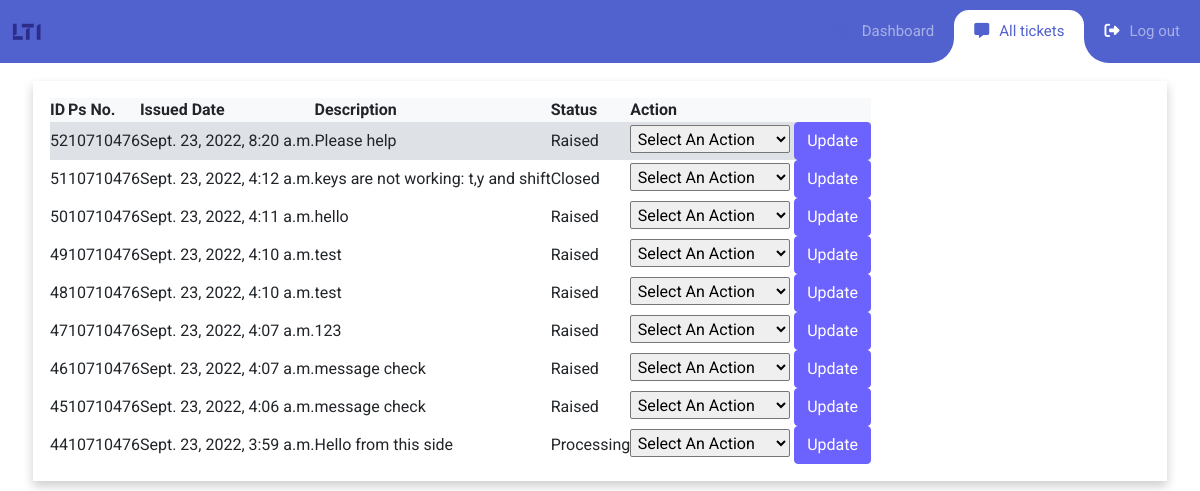
/alltickets (signed in), run on an earlier commit of the app's database.
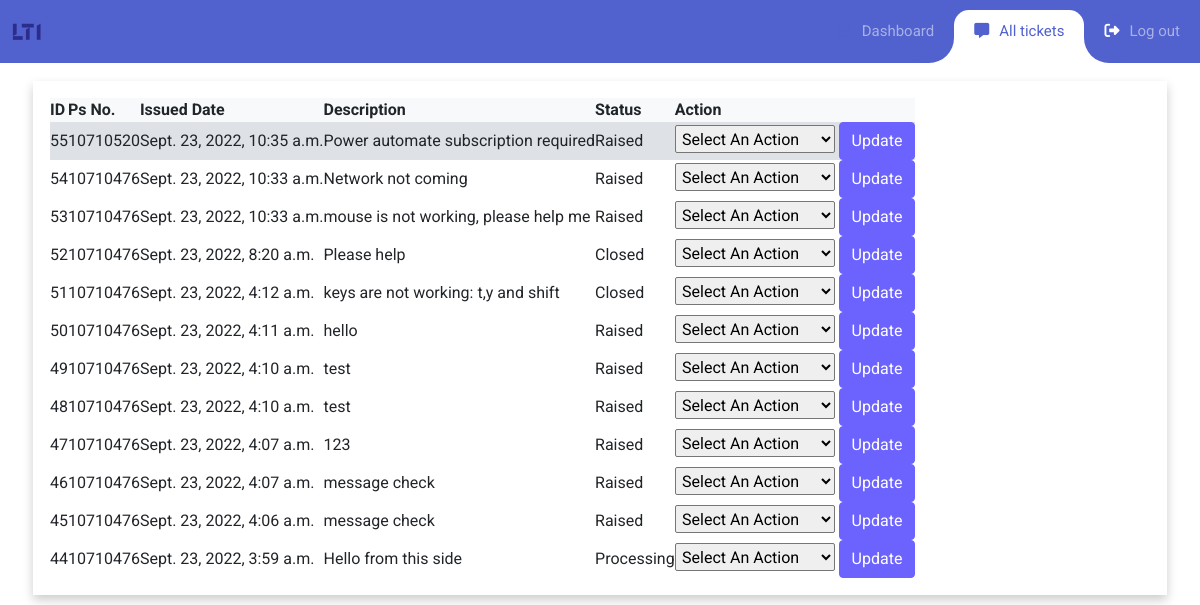
And on a later commit of the database.
### Tickets/models.py (models this page shows, shortened)
class Ticket(models.Model):
    ticket_status = [
    ('raised', 'raised'),
    ('processing', 'processing'),
    ('closed', 'closed'),
]
    user_id = models.ForeignKey(Profile,related_name='user',on_delete=models.CASCADE)
    status = models.CharField(max_length=100,choices=ticket_status)
    category = models.CharField(max_length=100) # in case future error arises convert it to char field
    subCategory = models.CharField(max_length=100)
    description = models.TextField()
    issue_date = models.DateTimeField(auto_now_add=True)

### Login/models.py (models this page shows)
class Profile(models.Model):
    ps_number = models.IntegerField( unique=True)
    name = models.CharField(max_length=255)
    email = models.EmailField(max_length=255)
    created_at = models.DateTimeField(auto_now_add=True)
    is_admin = models.BooleanField(default=False)
    password = models.CharField(max_length=255)
    def __str__(self):
        return str(self.ps_number)

### Admin/views.py (the view, shortened to what this page needs)
# urls.py: path("alltickets",views.all_tickets.as_view(),name="alltickets"),
class all_tickets(APIView):
    renderer_classes = [TemplateHTMLRenderer]
    template_name = 'alltickets.html'
    def get(self, request):
        if 'user_id' not in request.session:
            return redirect('/')
        else:
            queryset = Ticket.objects.all()[::-1]
            status_set_processingandclosed = Ticket.ticket_status[1:] #Ticket.objects.filter(status=True).all()
            status_set_closed = Ticket.ticket_status[2:]
            print(status_set_processingandclosed)
            print(status_set_closed)
            print(Ticket.objects.all()[0].id)
            return render(request,'alltickets.html',{'list': queryset,'statusprocessingandclosed':status_set_processingandclosed,'statusclosed':status_set_closed})

### Admin/templates/alltickets.html (shortened to what this page needs)
{% load static%}
<!DOCTYPE html>
<html lang="en">
<head>
  <link rel="stylesheet" href="{% static 'alltickets/fonts/icomoon/style.css' %}" />
  <link rel="stylesheet" href="https://cdnjs.cloudflare.com/ajax/libs/font-awesome/6.2.0/css/all.min.css"
 />
  <link rel="stylesheet" href="{% static 'alltickets/css/bootstrap.min.css' %}">
  <link rel="stylesheet" href="https://cdn.jsdelivr.net/npm/bootstrap-icons@1.7.2/font/bootstrap-icons.css">
  <link rel="stylesheet" href="https://unpkg.com/bootstrap-table@1.21.1/dist/bootstrap-table.min.css">
  <link rel="stylesheet" href="{% static 'alltickets/css/alltickets_style.css' %}">
</head>
<body onload="ticketLoader()">
  <nav class="navbar navbar-expand-custom navbar-mainbg">
    <a class="navbar-brand navbar-logo" href="#">
      <img src="{% static 'alltickets/images/lti.svg'%}" alt="LTI logo" width="10%" />
    </a>
    <div class="collapse navbar-collapse" id="navbarSupportedContent">
      <ul class="navbar-nav ml-auto">
        <div class="hori-selector">
          <div class="left"></div>
          <div class="right"></div>
        </div>
        <li class="nav-item">
          <a class="nav-link" href="{% url 'adminn:dashboard' %}"><i class="fa-sharp fa-solid fa-chart-line"
              style="color:#5161ce"></i>Dashboard</a>
        </li>
        <li class="nav-item active">
          <a class="nav-link" href="{% url 'adminn:alltickets' %}"><i class="fa-solid fa-message"
              style="color:#5161ce"></i>All tickets</a>
        </li>
        <li class="nav-item">
          <a class="nav-link" href="{% url 'adminn:reset' %}"><i class="fa-solid fa-right-from-bracket"></i>Log out</a>
        </li>
      </ul>
    </div>
  </nav>
  <div class="container">
    <div class="row">
      <div class="col-md-12 col-lg-12">
        <div class="container" style="box-shadow: 0px 5px 10px 0px rgba(0, 0, 0, 0.2);">
          <div class="shadow-4 rounded-5 overflow-hidden">
            <table id="userTable" data-toggle="table" data-search="true" data-pagination="true" data-page-size="4">
              <thead>
                <tr class="bg-light" id="head">
                  <th data-field="id">ID</th>
                  <th data-field="ps_number">Ps No.</th>
                  <th data-field="date" data-sortable="true">Issued Date</th>
              <th data-field="description">Description</th>
                  <th data-field="status" data-sortable="true">Status</th>
                  <th data-field="action">Action</th>
                </tr>
              </thead>
              <tbody>
                {% for r in list %}
                <tr onclick="myFunc(this)" id="userRow-{{r.id}}">
                  <td>{{r.id}}</td>
                  <td>{{r.user_id}}</td>
                  <td>{{r.issue_date}}</td>
              <td style=
              "max-width:100% ;
                white-space: nowrap;
                overflow: hidden;
                text-overflow: ellipsis">{{r.description}}</td>
                  <td style="text-transform: capitalize;">{{r.status}}</td>
                  <td>
                    <form action="{% url 'adminn:alltickets' r.id %}" method="POST">
                      <select id="admin-action" name="admin-action" class="bootstrap-select"
                        style="width:10rem; padding:1%;border-radius:2px;text-transform: capitalize;" Required>
                        <option value="" selected="selected">Select an action</option>
                      </select>
                      <button type="submit" class="btn btn-primary">Update</button>
                    </form>
                  </td>
                </tr>
                {% endfor %}
              </tbody>
            </table>
          </div>
        </div>
      </div>
      </div>
    </div>
</body>
</html>

### Admin/static/alltickets/css/alltickets_style.css (style rules this page uses)
body { font-family: "Roboto", sans-serif; margin: 0; padding: 0; }
* { margin: 0; padding: 0; }
i { margin-right: 10px; }
.container { margin: 0px !important; padding: 1.5%; max-width: 100%; }
.row { margin: 0; padding: 0; }
.navbar-logo { color: #fff; padding-left: 1%; }
.navbar-mainbg { background-color: #5161ce; padding: 0; }
#navbarSupportedContent { overflow: hidden; position: relative; }
#navbarSupportedContent ul { padding: 0px; margin: 0px; }
#navbarSupportedContent ul li a i { margin-right: 10px; }
#navbarSupportedContent li { list-style-type: none; float: left; }
#navbarSupportedContent ul li a { color: rgba(255, 255, 255, 0.5); text-decoration: none; font-size: 15px; display: block; padding: 20px 20px; transition-duration: 0.1s; position: relative; }
#navbarSupportedContent > ul > li.active > a { color: #5161ce; background-color: transparent; transition: all 0.1s; }
.hori-selector { display: inline-block; position: absolute; height: 100%; top: 0px; left: 0px; transition-duration: 0.s; background-color: #fff; border-top-left-radius: 15px; border-top-right-radius: 15px; margin-top: 10px; }
.hori-selector .right, .hori-selector .left { position: absolute; width: 25px; height: 25px; background-color: #fff; bottom: 10px; }
.hori-selector .right { right: -25px; }
.hori-selector .left { left: -25px; }
.hori-selector .right:before, .hori-selector .left:before { content: ""; position: absolute; width: 50px; height: 50px; border-radius: 50%; background-color: #5161ce; }
.hori-selector .right:before { bottom: 0; right: -25px; }
.hori-selector .left:before { bottom: 0; left: -25px; }
@media (min-width: 992px) { .navbar-expand-custom { -ms-flex-flow: row nowrap; flex-flow: row nowrap; -ms-flex-pack: start; justify-content: flex-start; } }
@media (min-width: 992px) { .navbar-expand-custom .navbar-nav { -ms-flex-direction: row; flex-direction: row; } }
@media (min-width: 992px) { .navbar-expand-custom .navbar-collapse { display: -ms-flexbox !important; display: flex !important; -ms-flex-preferred-size: auto; flex-basis: auto; background-color: #5161ce; } }
i:not(i.fa-eye) { color:white; }
ul { list-style: hangul-consonant; text-align:left; margin-left: -10rem; }
a { text-decoration: none; }
.selected { background-color: #dee2e6 !important; }

What changed in the data, as far as the page shows it:
added Ticket: id "55", user_id "10710520", issue_date "Sept. 23, 2022, 10:35 a.m.", description "Power automate subscription required", status "Raised"
added Ticket: id "54", user_id "10710476", issue_date "Sept. 23, 2022, 10:33 a.m.", description "Network not coming", status "Raised"
added Ticket: id "53", user_id "10710476", issue_date "Sept. 23, 2022, 10:33 a.m.", description "mouse is not working, please help me", status "Raised"
changed Ticket "Sept. 23, 2022, 8:20 a.m.": status "Raised" → "Closed"
